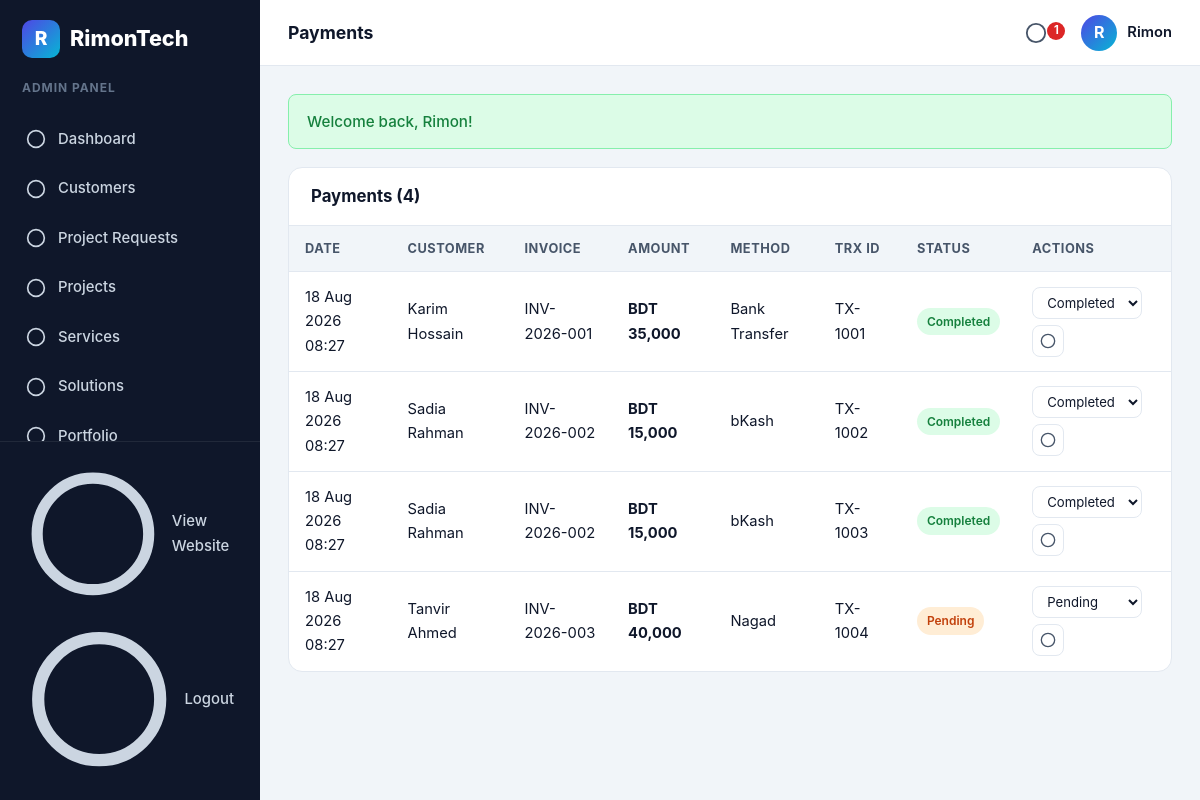
The page /admin/payments.php (signed in) on the database its author committed.
### tables this page shows
CREATE TABLE IF NOT EXISTS payments (
    id INT UNSIGNED AUTO_INCREMENT PRIMARY KEY,
    customer_id INT UNSIGNED NOT NULL,
    invoice_id INT UNSIGNED NULL,
    amount DECIMAL(12,2) NOT NULL DEFAULT 0,
    method VARCHAR(60) NULL,
    trx_id VARCHAR(120) NULL,
    status ENUM('pending','completed','failed') NOT NULL DEFAULT 'pending',
    paid_at DATETIME NULL,
    created_at TIMESTAMP DEFAULT CURRENT_TIMESTAMP
);

CREATE TABLE IF NOT EXISTS customers (
    id INT UNSIGNED AUTO_INCREMENT PRIMARY KEY,
    name VARCHAR(120) NOT NULL,
    email VARCHAR(190) NOT NULL UNIQUE,
    phone VARCHAR(40) NULL,
    company VARCHAR(150) NULL,
    address VARCHAR(255) NULL,
    password VARCHAR(255) NOT NULL,
    status ENUM('active','inactive') NOT NULL DEFAULT 'active',
    created_at TIMESTAMP DEFAULT CURRENT_TIMESTAMP
);

CREATE TABLE IF NOT EXISTS invoices (
    id INT UNSIGNED AUTO_INCREMENT PRIMARY KEY,
    customer_id INT UNSIGNED NOT NULL,
    project_id INT UNSIGNED NULL,
    invoice_no VARCHAR(60) NOT NULL UNIQUE,
    amount DECIMAL(12,2) NOT NULL DEFAULT 0,
    status ENUM('unpaid','paid','overdue','cancelled') NOT NULL DEFAULT 'unpaid',
    issue_date DATE NOT NULL,
    due_date DATE NULL,
    created_at TIMESTAMP DEFAULT CURRENT_TIMESTAMP,
    CONSTRAINT fk_invoices_customer FOREIGN KEY (customer_id)
        REFERENCES customers(id) ON DELETE CASCADE
);

### config/database.php (called while the page is built, shortened)
<?php
function db(): PDO
{
    static $pdo = null;
    if ($pdo === null) {
        $dsn = 'mysql:host=' . DB_HOST . ';dbname=' . DB_NAME . ';charset=utf8mb4';
        $pdo = new PDO($dsn, DB_USER, DB_PASS, [
            PDO::ATTR_ERRMODE => PDO::ERRMODE_EXCEPTION,
            PDO::ATTR_DEFAULT_FETCH_MODE => PDO::FETCH_ASSOC,
            PDO::ATTR_EMULATE_PREPARES => false,
        ]);
    }
    return $pdo;
}

### admin/payments.php (the view, shortened to what this page needs)
<?php
$pageTitle = 'Payments';
$activeNav = 'payments';
require_once __DIR__ . '/../includes/functions.php';
$payments = db()->query('SELECT py.*, c.name AS customer_name, i.invoice_no FROM payments py LEFT JOIN customers c ON c.id = py.customer_id LEFT JOIN invoices i ON i.id = py.invoice_id ORDER BY py.created_at DESC')->fetchAll();
include __DIR__ . '/../includes/admin-header.php';
?>
<div class="panel">
  <div class="panel-head"><h3>Payments (<?= count($payments) ?>)</h3></div>
  <div class="table-wrap">
    <table class="table">
      <thead><tr><th>Date</th><th>Customer</th><th>Invoice</th><th>Amount</th><th>Method</th><th>Trx ID</th><th>Status</th><th>Actions</th></tr></thead>
      <tbody>
        <?php foreach ($payments as $py): ?>
          <tr>
            <td><?= date('d M Y H:i', strtotime($py['created_at'])) ?></td>
            <td><?= e($py['customer_name'] ?? '—') ?></td>
            <td><?= e($py['invoice_no'] ?? '—') ?></td>
            <td><b><?= money($py['amount']) ?></b></td>
            <td><?= e($py['method'] ?: '—') ?></td>
            <td><?= e($py['trx_id'] ?: '—') ?></td>
            <td><?= status_badge($py['status']) ?></td>
            <td>
              <div class="actions">
                <form method="post" action="<?= url('admin/payments.php') ?>" style="display:flex;gap:6px;align-items:center;margin:0;">
                  <select name="status" class="form-control" style="width:auto;padding:6px 10px;font-size:0.82rem;" onchange="this.form.submit()">
                    <?php foreach (['pending', 'completed', 'failed'] as $st): ?>
                      <option value="<?= $st ?>" <?= $py['status'] === $st ? 'selected' : '' ?>><?= e(ucfirst($st)) ?></option>
                    <?php endforeach; ?>
                  </select>
                </form>
                <form method="post" action="<?= url('admin/payments.php') ?>" style="margin:0;">
                  <button type="submit" class="icon-btn danger" title="Delete" onclick="return confirm('Delete this payment?');"><?= icon('trash') ?></button>
                </form>
              </div>
            </td>
          </tr>
        <?php endforeach; ?>
      </tbody>
    </table>
  </div>
</div>
<?php include __DIR__ . '/../includes/admin-footer.php'; ?>

### includes/admin-header.php (shortened to what this page needs)
<?php
require_once __DIR__ . '/functions.php';
$admin = require_admin();
$activeNav = $activeNav ?? '';
$pageTitle = $pageTitle ?? 'Admin Dashboard';
$unread = unread_count('admin', (int)$admin['id']);
$navItems = [
    'dashboard' => ['label' => 'Dashboard', 'url' => 'admin/dashboard.php', 'icon' => 'grid'],
    'customers' => ['label' => 'Customers', 'url' => 'admin/customers.php', 'icon' => 'users'],
    'project-requests' => ['label' => 'Project Requests', 'url' => 'admin/project-requests.php', 'icon' => 'inbox'],
    'projects' => ['label' => 'Projects', 'url' => 'admin/projects.php', 'icon' => 'clipboard'],
    'services' => ['label' => 'Services', 'url' => 'admin/services.php', 'icon' => 'layers'],
    'solutions' => ['label' => 'Solutions', 'url' => 'admin/solutions.php', 'icon' => 'cpu'],
    'portfolio' => ['label' => 'Portfolio', 'url' => 'admin/portfolio.php', 'icon' => 'eye'],
    'pricing' => ['label' => 'Pricing', 'url' => 'admin/pricing.php', 'icon' => 'tag'],
    'testimonials' => ['label' => 'Testimonials', 'url' => 'admin/testimonials.php', 'icon' => 'quote'],
    'messages' => ['label' => 'Messages', 'url' => 'admin/messages.php', 'icon' => 'mail'],
    'invoices' => ['label' => 'Invoices', 'url' => 'admin/invoices.php', 'icon' => 'file'],
    'payments' => ['label' => 'Payments', 'url' => 'admin/payments.php', 'icon' => 'wallet'],
    'documents' => ['label' => 'Documents', 'url' => 'admin/documents.php', 'icon' => 'layers'],
    'downloads' => ['label' => 'Downloads', 'url' => 'admin/downloads.php', 'icon' => 'download'],
    'notifications' => ['label' => 'Notifications', 'url' => 'admin/notifications.php', 'icon' => 'bell'],
    'settings' => ['label' => 'Settings', 'url' => 'admin/settings.php', 'icon' => 'settings'],
];
?>
<!DOCTYPE html>
<html lang="en">
<head>
<link rel="stylesheet" href="<?= url('assets/css/style.css') ?>">
</head>
<body class="dashboard-body">
<div class="dashboard admin-dashboard">
  <aside class="sidebar" id="sidebar">
    <a href="<?= url('admin/dashboard.php') ?>" class="brand sidebar-brand">
      <span class="brand-mark">R</span>
      <span class="brand-text"><?= e(APP_NAME) ?></span>
    </a>
    <p class="sidebar-caption">Admin Panel</p>
    <nav class="sidebar-nav">
      <?php foreach ($navItems as $key => $item): ?>
        <?php $extra = $key === 'notifications' && $unread > 0 ? '<span class="dot-badge">' . $unread . '</span>' : ''; ?>
        <a href="<?= url($item['url']) ?>" class="sidebar-link <?= $activeNav === $key ? 'active' : '' ?>">
          <span class="sidebar-icon"><?= icon($item['icon']) ?></span>
          <?= e($item['label']) ?><?= $extra ?>
        </a>
      <?php endforeach; ?>
    </nav>
    <div class="sidebar-footer">
      <a href="<?= url('index.php') ?>" class="sidebar-link"><?= icon('eye') ?> View Website</a>
      <a href="<?= url('admin/logout.php') ?>" class="sidebar-link"><?= icon('logout') ?> Logout</a>
    </div>
  </aside>
  <div class="dashboard-main">
    <header class="topbar">
      <h1 class="topbar-title"><?= e($pageTitle) ?></h1>
      <div class="topbar-right">
        <a href="<?= url('admin/notifications.php') ?>" class="topbar-icon" title="Notifications">
          <?= icon('bell') ?>
          <?php if ($unread > 0): ?><span class="dot-badge"><?= $unread ?></span><?php endif; ?>
        </a>
        <div class="topbar-user">
          <span class="avatar"><?= e(strtoupper(substr($admin['name'], 0, 1))) ?></span>
          <span class="topbar-user-name"><?= e($admin['name']) ?></span>
        </div>
      </div>
    </header>
    <div class="dashboard-content">
      <?php flash_render(); ?>

### includes/functions.php (shortened to what this page needs)
<?php
require_once __DIR__ . '/../config/database.php';
function base_url(string $path = ''): string
{
    static $base = null;
    if ($base === null) {
        $rootFs = realpath(dirname(__DIR__));
        $docRoot = realpath($_SERVER['DOCUMENT_ROOT'] ?? $rootFs);
        $base = '/';
    }
    return $base . ltrim($path, '/');
}
function url(string $path = ''): string
{
    return base_url($path);
}
function e(?string $value): string
{
    return htmlspecialchars((string)$value, ENT_QUOTES, 'UTF-8');
}
function get_flashes(): array
{
    $flashes = $_SESSION['flash'] ?? [];
    return $flashes;
}
function flash_render(): void
{
    foreach (get_flashes() as $f) {
        $type = $f['type'] === 'error' ? 'error' : 'success';
        echo '<div class="alert alert-' . e($type) . '">' . e($f['message']) . '</div>';
    }
}
function current_admin(): ?array
{
    $stmt = db()->prepare('SELECT * FROM admins WHERE id = ?');
    $stmt->execute([$_SESSION['admin_id']]);
    return $stmt->fetch() ?: null;
}
function require_admin(): array
{
    $admin = current_admin();
    return $admin;
}
function money(float|int|string $amount): string
{
    return 'BDT ' . number_format((float)$amount, 0);
}
function unread_count(string $type, int $userId): int
{
    $stmt = db()->prepare('SELECT COUNT(*) FROM notifications WHERE user_type = ? AND user_id = ? AND is_read = 0');
    $stmt->execute([$type, $userId]);
    return (int)$stmt->fetchColumn();
}
function icon(string $name): string
{
    return $map[$name] ?? '<svg viewBox="0 0 24 24" fill="none" stroke="currentColor" stroke-width="2"><circle cx="12" cy="12" r="10"/></svg>';
}
function status_badge(string $status): string
{
    $colors = [
        'new' => 'badge-blue', 'contacted' => 'badge-purple', 'in_progress' => 'badge-orange',
        'completed' => 'badge-green', 'closed' => 'badge-gray', 'delivered' => 'badge-green',
        'planning' => 'badge-blue', 'review' => 'badge-purple', 'active' => 'badge-green',
        'inactive' => 'badge-gray', 'unpaid' => 'badge-orange', 'paid' => 'badge-green',
        'overdue' => 'badge-red', 'cancelled' => 'badge-gray', 'pending' => 'badge-orange',
        'failed' => 'badge-red', 'open' => 'badge-blue', 'answered' => 'badge-green', 'closed' => 'badge-gray',
    ];
    $color = $colors[$status] ?? 'badge-gray';
    return '<span class="badge ' . e($color) . '">' . e(ucwords(str_replace('_', ' ', $status))) . '</span>';
}

### rows shown on the page
payments: created_at "18 Aug 2026 08:27", customer.name "Karim Hossain", invoice.invoice_no "INV-2026-001", amount "BDT 35,000", method "Bank Transfer", trx "TX-1001", status "Completed"
payments: created_at "18 Aug 2026 08:27", customer.name "Sadia Rahman", invoice.invoice_no "INV-2026-002", amount "BDT 15,000", method "bKash", trx "TX-1002", status "Completed"
payments: created_at "18 Aug 2026 08:27", customer.name "Sadia Rahman", invoice.invoice_no "INV-2026-002", amount "BDT 15,000", method "bKash", trx "TX-1003", status "Completed"
payments: created_at "18 Aug 2026 08:27", customer.name "Tanvir Ahmed", invoice.invoice_no "INV-2026-003", amount "BDT 40,000", method "Nagad", trx "TX-1004", status "Pending"

### other values the page prints
APP_NAME "RimonTech"
$item['label'] "Dashboard"
$item['label'] "Customers"
$item['label'] "Project Requests"
$item['label'] "Projects"
$item['label'] "Services"
$item['label'] "Solutions"
$item['label'] "Portfolio"
$pageTitle "Payments"
$unread "1"
substr($admin['name'], 0, 1) "R"
$admin['name'] "Rimon"
$f['message'] "Welcome back, Rimon!"
count($payments) "4"
